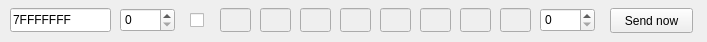
<?xml version="1.0" encoding="UTF-8"?>
<ui version="4.0">
 <class>send_widget</class>
 <widget class="QWidget" name="send_widget">
  <property name="geometry">
   <rect>
    <x>0</x>
    <y>0</y>
    <width>707</width>
    <height>42</height>
   </rect>
  </property>
  <property name="sizePolicy">
   <sizepolicy hsizetype="Fixed" vsizetype="Fixed">
    <horstretch>0</horstretch>
    <verstretch>0</verstretch>
   </sizepolicy>
  </property>
  <property name="minimumSize">
   <size>
    <width>707</width>
    <height>42</height>
   </size>
  </property>
  <property name="maximumSize">
   <size>
    <width>707</width>
    <height>42</height>
   </size>
  </property>
  <property name="windowTitle">
   <string>Form</string>
  </property>
  <widget class="QLineEdit" name="lineEdit_ID">
   <property name="geometry">
    <rect>
     <x>10</x>
     <y>8</y>
     <width>101</width>
     <height>24</height>
    </rect>
   </property>
   <property name="text">
    <string>7FFFFFFF</string>
   </property>
  </widget>
  <widget class="QSpinBox" name="spinBox_DLC">
   <property name="geometry">
    <rect>
     <x>120</x>
     <y>8</y>
     <width>55</width>
     <height>24</height>
    </rect>
   </property>
  </widget>
  <widget class="QLineEdit" name="lineEdit_data_0">
   <property name="enabled">
    <bool>false</bool>
   </property>
   <property name="geometry">
    <rect>
     <x>220</x>
     <y>8</y>
     <width>31</width>
     <height>24</height>
    </rect>
   </property>
  </widget>
  <widget class="QLineEdit" name="lineEdit_data_1">
   <property name="enabled">
    <bool>false</bool>
   </property>
   <property name="geometry">
    <rect>
     <x>260</x>
     <y>8</y>
     <width>31</width>
     <height>24</height>
    </rect>
   </property>
  </widget>
  <widget class="QLineEdit" name="lineEdit_data_2">
   <property name="enabled">
    <bool>false</bool>
   </property>
   <property name="geometry">
    <rect>
     <x>300</x>
     <y>8</y>
     <width>31</width>
     <height>24</height>
    </rect>
   </property>
  </widget>
  <widget class="QLineEdit" name="lineEdit_data_3">
   <property name="enabled">
    <bool>false</bool>
   </property>
   <property name="geometry">
    <rect>
     <x>340</x>
     <y>8</y>
     <width>31</width>
     <height>24</height>
    </rect>
   </property>
  </widget>
  <widget class="QLineEdit" name="lineEdit_data_4">
   <property name="enabled">
    <bool>false</bool>
   </property>
   <property name="geometry">
    <rect>
     <x>380</x>
     <y>8</y>
     <width>31</width>
     <height>24</height>
    </rect>
   </property>
  </widget>
  <widget class="QLineEdit" name="lineEdit_data_5">
   <property name="enabled">
    <bool>false</bool>
   </property>
   <property name="geometry">
    <rect>
     <x>420</x>
     <y>8</y>
     <width>31</width>
     <height>24</height>
    </rect>
   </property>
  </widget>
  <widget class="QLineEdit" name="lineEdit_data_6">
   <property name="enabled">
    <bool>false</bool>
   </property>
   <property name="geometry">
    <rect>
     <x>460</x>
     <y>8</y>
     <width>31</width>
     <height>24</height>
    </rect>
   </property>
  </widget>
  <widget class="QLineEdit" name="lineEdit_data_7">
   <property name="enabled">
    <bool>false</bool>
   </property>
   <property name="geometry">
    <rect>
     <x>500</x>
     <y>8</y>
     <width>31</width>
     <height>24</height>
    </rect>
   </property>
  </widget>
  <widget class="QSpinBox" name="spinBox_cyclic">
   <property name="geometry">
    <rect>
     <x>540</x>
     <y>8</y>
     <width>55</width>
     <height>24</height>
    </rect>
   </property>
   <property name="maximum">
    <number>2147483647</number>
   </property>
  </widget>
  <widget class="QPushButton" name="pushButton_send">
   <property name="geometry">
    <rect>
     <x>610</x>
     <y>8</y>
     <width>83</width>
     <height>25</height>
    </rect>
   </property>
   <property name="text">
    <string>Send now</string>
   </property>
  </widget>
  <widget class="QCheckBox" name="checkBox_RTR">
   <property name="geometry">
    <rect>
     <x>190</x>
     <y>10</y>
     <width>21</width>
     <height>20</height>
    </rect>
   </property>
   <property name="text">
    <string/>
   </property>
  </widget>
 </widget>
 <resources/>
 <connections/>
</ui>
